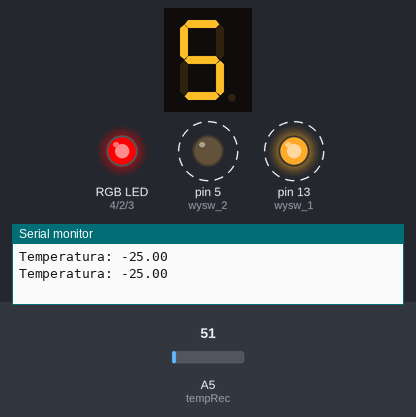
Simulated run of this sketch. Board: Arduino Uno, built with avr-gcc and run on an emulated ATmega328P. On the bench: 1-digit seven-segment display, an RGB LED mixed from three pins (HIGH = lit), output pins drawn as LEDs (lit = HIGH), the last lines printed to the serial monitor. Wiring (inferred from the names in the program): 1-digit 7-segment display, segments lit when LOW: segments pin 10, pin 9, pin 6, pin 7, pin 8, pin 11, pin 12. Dashed ring = blinking. Inputs (shaded band) come from the test bench; at power-on: A5 (tempRec) = 51. The segment pins are drawn as the display they are named for; pins used as bus, display or sensor lines are not drawn.

Above: at 2.8 s.
2.9 s: A5 (tempRec) set to 90
At 4.12 s:
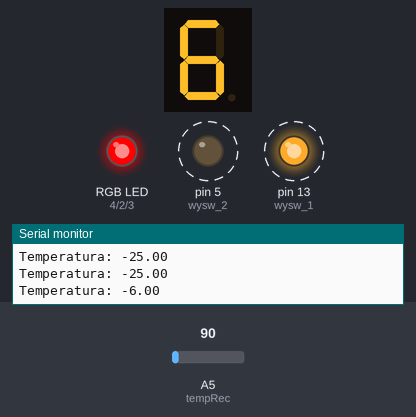
5.6 s: A5 (tempRec) set to 112
At 6.13 s:
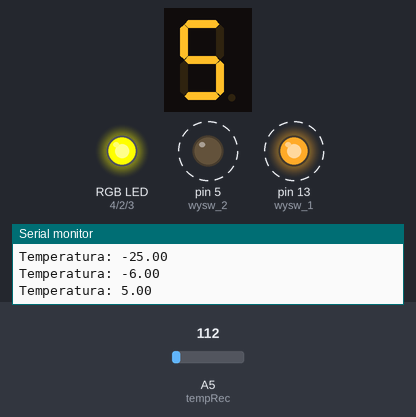
8.3 s: A5 (tempRec) set to 148
At 10.13 s:
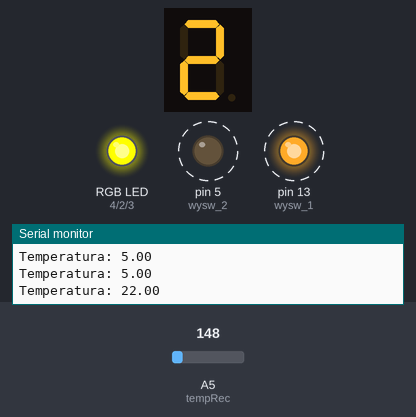
11.2 s: A5 (tempRec) set to 179
At 12.13 s:
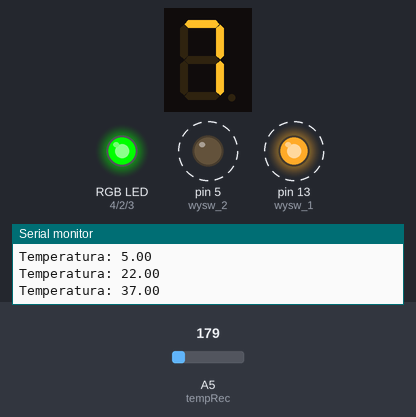
Timing chart, 0 to 14.9 s (numbered marks = the images above; inputs shaded):
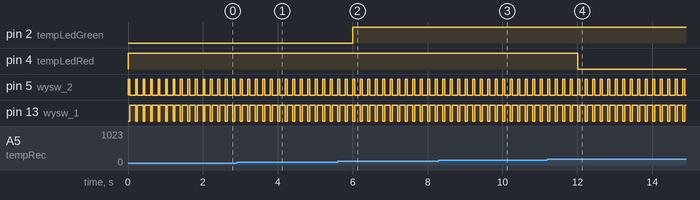

Measured:
- the behaviour switches between 101 and 102 on A5 (tempRec) (found by bisection; images 1 and 2)
- the behaviour switches between 162 and 163 on A5 (tempRec) (found by bisection; images 3 and 4)
- after the input at 2.9 s, the display: first differs from a run without the input after 1.1 s (image 1 shows a later state)
- after the input at 5.6 s, pin 2 (tempLedGreen): LOW → HIGH after 0.41 s; the display: first differs from a run without the input after 0.46 s (image 2)
- after the input at 8.3 s, the display: first differs from a run without the input after 1.7 s (image 3)
- after the input at 11.2 s, pin 4 (tempLedRed): HIGH → LOW after 0.81 s; the display: first changes after 0.81 s (image 4 shows a later state)
- by itself, pin 5 (wysw_2): alternates HIGH for 0.05 s and LOW for 0.15 s
- by itself, pin 13 (wysw_1): alternates HIGH for 0.15 s and LOW for 0.05 s

The sketch:

Arduino_therm_code.ino
```cpp
// piny

// czujnik temperatury
#define tempRec A5
#define tempLedRed 4
#define tempLedBlue 3
#define tempLedGreen 2

// segmenty wyświetlacza
#define G 12
#define F 11
#define A 10
#define B 9
#define E 8
#define D 7
#define C 6

// wyświetlacze przez tranzystory

#define wysw_1 13
#define wysw_2 5

// diody wyświetlacza

#define wyswLedRed A1
#define wyswLedBlue A0

// setup

void setup() {

  Serial.begin(9600);

  pinMode(tempLedRed, OUTPUT);
  pinMode(tempLedBlue, OUTPUT);
  pinMode(tempLedGreen, OUTPUT);
  pinMode(tempRec, INPUT);

  pinMode(G, OUTPUT);
  pinMode(F, OUTPUT);
  pinMode(A, OUTPUT);
  pinMode(B, OUTPUT);
  pinMode(E, OUTPUT);
  pinMode(D, OUTPUT);
  pinMode(C, OUTPUT);


  pinMode(wysw_1, OUTPUT);
  pinMode(wysw_2, OUTPUT);


}

void loop() {

  // odczyt z termometra, zamiana na celsjusze
  float tempOdczyt = analogRead(tempRec);
  float temp = ((tempOdczyt * 5) / 1024)*100 - 50;

  temp = round(temp);
  int temp1 = int(temp);
  Serial.print("Temperatura: ");
  Serial.print(temp);
  Serial.print('\n');

  // podświetlenie diody led rgb w zależności od temperatury

  if (temp >= 30  && temp <= 60) {
    // zielony
    digitalWrite(tempLedRed, LOW);
    digitalWrite(tempLedGreen, HIGH);
    digitalWrite(tempLedBlue, LOW);
  }else if(temp >= 0 && temp < 30 || temp > 60 && temp <= 90) {
    // żółty
    digitalWrite(tempLedRed, HIGH);
    digitalWrite(tempLedGreen, HIGH);
    digitalWrite(tempLedBlue, LOW);
  }else if(temp < 0 || temp > 90) {
    // czerowny
    digitalWrite(tempLedRed, HIGH);
    digitalWrite(tempLedGreen, LOW);
    digitalWrite(tempLedBlue, LOW);
  }

  // jeśli temperatura niższa od zera,
  // podświetla się niebieska dioda
  // (imituje minus przed wyświetlaną liczbą)
  // jeśli 100 lub powyżej, podświetla się czerwona dioda
  // (imituje liczbę setek przed wyświetlaną liczbą)

  if (temp >= 0 && temp < 100) {
    digitalWrite(wyswLedBlue, LOW);
    digitalWrite(wyswLedRed, LOW);
  }else if (temp < 0) {
    digitalWrite(wyswLedBlue, HIGH);
    digitalWrite(wyswLedRed, LOW);
  }else if (temp >= 100) {
    digitalWrite(wyswLedBlue, LOW);
    digitalWrite(wyswLedRed, HIGH);
  }

  // wyświetlenie temperatury na wyświetlaczach 7 segmentowych
  // metodą multipleksingu
  int i = 0;
  for (i = 0; i < 10; i++) {
  	wyswietlLiczbe(temp1);
    delay(100);
  }


}


//

void jeden(){
  digitalWrite(A, HIGH);
  digitalWrite(B, LOW);
  digitalWrite(C, LOW);
  digitalWrite(D, HIGH);
  digitalWrite(E, HIGH);
  digitalWrite(F, HIGH);
  digitalWrite(G, HIGH);
}

void dwa() {
  digitalWrite(A, LOW);
  digitalWrite(B, LOW);
  digitalWrite(C, HIGH);
  digitalWrite(D, LOW);
  digitalWrite(E, LOW);
  digitalWrite(F, HIGH);
  digitalWrite(G, LOW);
}

void trzy() {
  digitalWrite(A, LOW);
  digitalWrite(B, LOW);
  digitalWrite(C, LOW);
  digitalWrite(D, LOW);
  digitalWrite(E, HIGH);
  digitalWrite(F, HIGH);
  digitalWrite(G, LOW);
}

void cztery() {
  digitalWrite(A, HIGH);
  digitalWrite(B, LOW);
  digitalWrite(C, LOW);
  digitalWrite(D, HIGH);
  digitalWrite(E, HIGH);
  digitalWrite(F, LOW);
  digitalWrite(G, LOW);
}

void piec() {
  digitalWrite(A, LOW);
  digitalWrite(B, HIGH);
  digitalWrite(C, LOW);
  digitalWrite(D, LOW);
  digitalWrite(E, HIGH);
  digitalWrite(F, LOW);
  digitalWrite(G, LOW);
}

void szesc() {
  digitalWrite(A, LOW);
  digitalWrite(B, HIGH);
  digitalWrite(C, LOW);
  digitalWrite(D, LOW);
  digitalWrite(E, LOW);
  digitalWrite(F, LOW);
  digitalWrite(G, LOW);
}

void siedem() {
  digitalWrite(A, LOW);
  digitalWrite(B, LOW);
  digitalWrite(C, LOW);
  digitalWrite(D, HIGH);
  digitalWrite(E, HIGH);
  digitalWrite(F, HIGH);
  digitalWrite(G, HIGH);
}

void osiem() {
  digitalWrite(A, LOW);
  digitalWrite(B, LOW);
  digitalWrite(C, LOW);
  digitalWrite(D, LOW);
  digitalWrite(E, LOW);
  digitalWrite(F, LOW);
  digitalWrite(G, LOW);
}

void dziewiec() {
  digitalWrite(A, LOW);
  digitalWrite(B, LOW);
  digitalWrite(C, LOW);
  digitalWrite(D, LOW);
  digitalWrite(E, HIGH);
  digitalWrite(F, LOW);
  digitalWrite(G, LOW);
}

void zero() {
  digitalWrite(A, LOW);
  digitalWrite(B, LOW);
  digitalWrite(C, LOW);
  digitalWrite(D, LOW);
  digitalWrite(E, LOW);
  digitalWrite(F, LOW);
  digitalWrite(G, HIGH);
}

void wyswietlCyfre(int cyfra) {
  switch (cyfra) {
    case 1:
    	jeden();
    	break;
    case 2:
    	dwa();
    	break;
    case 3:
    	trzy();
    	break;
    case 4:
    	cztery();
    	break;
    case 5:
    	piec();
    	break;
    case 6:
    	szesc();
    	break;
    case 7:
    	siedem();
    	break;
    case 8:
    	osiem();
    	break;
    case 9:
    	dziewiec();
    	break;
    case 0:
    	zero();
    	break;
  }
}

void odliczanie() {
 int i = 9;
 for (i = 9; i >= 0; i--) {
    wyswietlCyfre(i);
    delay(1000);
 }

}

void odliczanieDluzsze() {
 int i = 99;
  for (i = 99; i >= 0; i--) {
    wyswietlLiczbe(i);
    delay(100);
  }

}

void wyswietlLiczbe(int liczba) {

  if (liczba >= 0 && liczba < 100) {

  	int DZIE = liczba / 10;
  	int JEDN = liczba - DZIE*10;

  	wyswietlCyfre(DZIE);
  	digitalWrite(wysw_1, LOW);
  	digitalWrite(wysw_2, HIGH);
  	delay(50);
  	wyswietlCyfre(JEDN);
  	digitalWrite(wysw_1, HIGH);
  	digitalWrite(wysw_2, LOW);
  	delay(50);
  }else if (liczba < 0) {

    int DZIE = liczba / -10;
    int JEDN = ((-1*liczba) - DZIE*10);

    wyswietlCyfre(DZIE);
  	digitalWrite(wysw_1, LOW);
  	digitalWrite(wysw_2, HIGH);
  	delay(50);
  	wyswietlCyfre(JEDN);
  	digitalWrite(wysw_1, HIGH);
  	digitalWrite(wysw_2, LOW);
  	delay(50);
  }else if (liczba >= 100) {

    int SETK = liczba / 100;
  	int DZIE = (liczba - SETK*100) / 10;
  	int JEDN = (liczba - (SETK*100 + DZIE*10));

    wyswietlCyfre(DZIE);
  	digitalWrite(wysw_1, LOW);
  	digitalWrite(wysw_2, HIGH);
  	delay(50);
  	wyswietlCyfre(JEDN);
  	digitalWrite(wysw_1, HIGH);
  	digitalWrite(wysw_2, LOW);
  	delay(50);
  }
}


  
```
